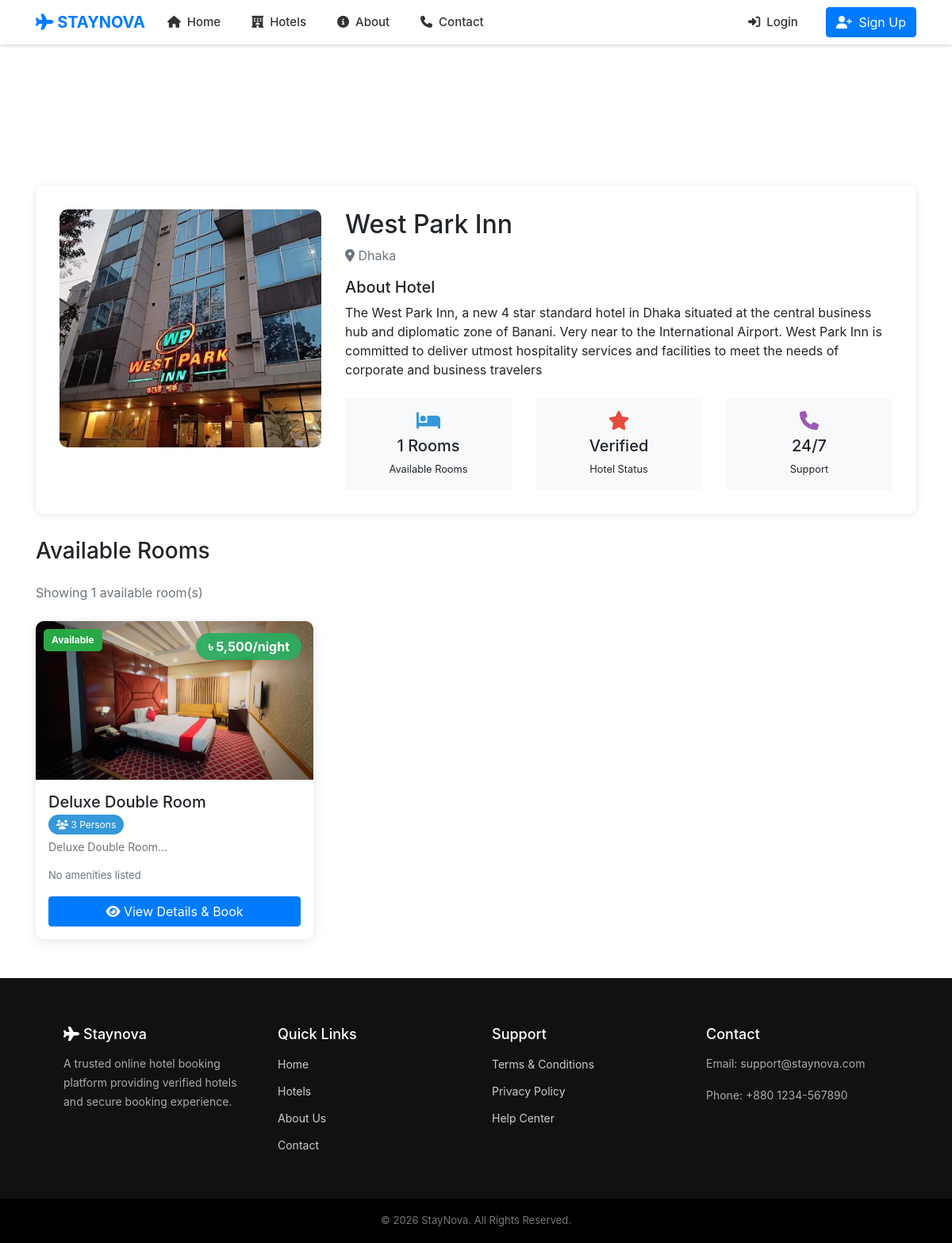
The page /hotel/hotel_details.php?id=21 on the database as committed earlier.
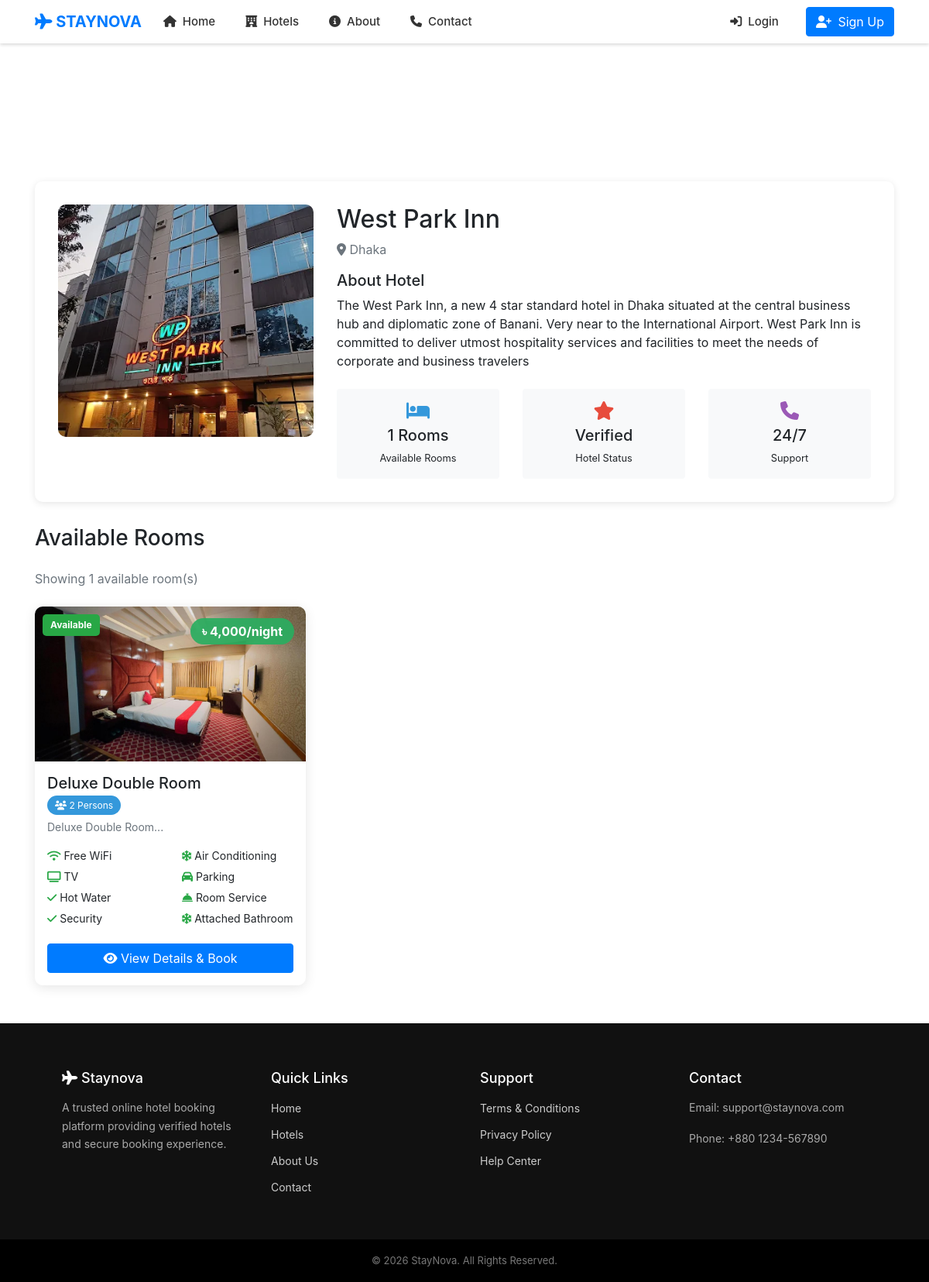
The same page on the database as committed later.
### tables this page shows
CREATE TABLE `rooms` (
  `id` int(11) NOT NULL,
  `hotel_id` int(11) NOT NULL,
  `room_title` varchar(200) NOT NULL,
  `description` text DEFAULT NULL,
  `capacity` int(11) DEFAULT 2,
  `room_count` int(11) DEFAULT 1,
  `price_per_night` decimal(10,2) NOT NULL,
  `discount_price` decimal(10,2) DEFAULT NULL,
  `created_at` timestamp NOT NULL DEFAULT current_timestamp(),
  `is_active` tinyint(1) DEFAULT 1,
  `active` tinyint(1) DEFAULT 1,
  `image` varchar(255) DEFAULT NULL
);

CREATE TABLE `amenities` (
  `id` int(11) NOT NULL,
  `name` varchar(100) NOT NULL,
  `icon` varchar(50) DEFAULT NULL
);

### hotel/hotel_details.php (the view, shortened to what the changed rows need)
<?php
include "../header.php";
$hotel_id = $_GET['id'];
$sql = "SELECT * FROM hotels WHERE id='$hotel_id' AND status='approved'";
$result = mysqli_query($conn, $sql);
$hotel = mysqli_fetch_assoc($result);
$rooms_sql = "SELECT r.*,
              (SELECT image_url FROM room_images WHERE room_id = r.id LIMIT 1) as primary_image
              FROM rooms r
              WHERE r.hotel_id = '$hotel_id'
              AND r.active = 1  --  active room show
              ORDER BY r.discount_price ASC";
$rooms_result = mysqli_query($conn, $rooms_sql);
?>
<!DOCTYPE html>
<html>
<head>
    <link rel="stylesheet" href="https://stackpath.bootstrapcdn.com/bootstrap/4.5.2/css/bootstrap.min.css">
    <link rel="stylesheet" href="https://cdnjs.cloudflare.com/ajax/libs/font-awesome/6.4.0/css/all.min.css">
    <link rel="stylesheet" href="../style.css">
</head>
<body>
<?php include "../header.php"; ?>
<div class="container mt-4">
    <div class="hotel-header">
        <div class="row">
            <div class="col-md-8">
                <h2><?php echo htmlspecialchars($hotel['hotel_name']); ?></h2>
            </div>
        </div>
    </div>
    <?php
    mysqli_data_seek($rooms_result, 0);
    $total_active_rooms = mysqli_num_rows($rooms_result);
    ?>
    <?php if($total_active_rooms > 0): ?>
        <div class="row">
            <?php while($room = mysqli_fetch_assoc($rooms_result)): ?>
                <?php
$amenities_q = mysqli_query($conn, "
    SELECT a.name
    FROM room_amenities ra
    JOIN amenities a ON ra.amenity_id = a.id
    WHERE ra.room_id = '{$room['id']}'
");
?>
            <div class="col-md-4 mb-4">
                <div class="room-card">
                    <div style="position: relative;">
                        <div class="room-status-badge status-available">
                            Available
                        </div>
                        <?php if(!empty($room['primary_image'])): ?>
                            <img src="../uploads/rooms/<?php echo $room['primary_image']; ?>"
                                 class="room-image"
                                 alt="<?php echo htmlspecialchars($room['room_title']); ?>"
                                 onerror="this.src='../assets/img/default-room.jpg'; this.style.padding='40px'; this.style.background='#f8f9fa';">
                        <?php else: ?>
                            <div class="room-image bg-light d-flex align-items-center justify-content-center">
                                <i class="fas fa-bed fa-3x text-muted"></i>
                            </div>
                        <?php endif; ?>
<?php if(!empty($room['discount_price']) && $room['discount_price'] < $room['price_per_night']): ?>
     <div style="position: absolute; top: 15px; right: 15px; background: rgba(39, 174, 96, 0.9); color: white; padding: 5px 15px; border-radius: 20px; font-weight: bold;">
        <span style="text-decoration: line-through; ">
            ৳ <?php echo number_format($room['price_per_night'], ); ?>
        </span>
        <span class=" font-weight-bold ml-2">
            ৳ <?php echo number_format($room['discount_price'], ); ?>/night
        </span>
    </div>
<?php else: ?>
    <div style="position: absolute; top: 15px; right: 15px; background: rgba(39, 174, 96, 0.9); color: white; padding: 5px 15px; border-radius: 20px; font-weight: bold;">
        ৳ <?php echo number_format($room['price_per_night'], ); ?>/night
    </div>
<?php endif; ?>
                    </div>
                    <div class="p-3">
                        <h5><?php echo htmlspecialchars($room['room_title']); ?></h5>
                        <div class="mb-2">
                            <span class="capacity-badge">
                                <i class="fas fa-users"></i> <?php echo $room['capacity']; ?> Persons
                            </span>
                        </div>
                        <?php if(!empty($room['description'])): ?>
                        <p class="text-muted mb-3" style="font-size: 14px;">
                            <?php echo substr(htmlspecialchars($room['description']), 0, 100); ?>...
                        </p>
                        <?php endif; ?>
<?php if(mysqli_num_rows($amenities_q) > 0): ?>
<div class="row mt-2">
    <?php while($am = mysqli_fetch_assoc($amenities_q)):
        $icon = "fa-check";
        if (stripos($am['name'], 'wifi') !== false) $icon = "fa-wifi";
        elseif (stripos($am['name'], 'tv') !== false) $icon = "fa-tv";
        elseif (stripos($am['name'], 'ac') !== false || stripos($am['name'], 'air') !== false) $icon = "fa-snowflake";
        elseif (stripos($am['name'], 'bath') !== false) $icon = "fa-bath";
        elseif (stripos($am['name'], 'parking') !== false) $icon = "fa-car";
        elseif (stripos($am['name'], 'service') !== false) $icon = "fa-concierge-bell";
    ?>
        <div class="col-6">
            <div style="font-size:14px; margin-bottom:6px;">
                <i class="fas <?php echo $icon; ?> text-success"></i>
                <?php echo htmlspecialchars($am['name']); ?>
            </div>
        </div>
    <?php endwhile; ?>
</div>
<?php else: ?>
    <p class="text-muted" style="font-size:13px;">No amenities listed</p>
<?php endif; ?>
                        <div class="mt-3">
                            <a href="room_details.php?room_id=<?php echo $room['id']; ?>&hotel_id=<?php echo $hotel_id; ?>"
                               class="btn btn-primary btn-block">
                                <i class="fas fa-eye"></i> View Details & Book
                            </a>
                        </div>
                    </div>
                </div>
            </div>
            <?php endwhile; ?>
        </div>
    <?php endif; ?>
</div>
<?php include "../footer.php"; ?>
</body>
</html>

Rows that differ between the two databases and show on the page:
changed rooms "Deluxe Double Room": price_per_night "5,500" → "4,000"; capacity "3" → "2"; no longer shows "No amenities listed"
added amenities: name "Free WiFi"
added amenities: name "Air Conditioning"
added amenities: name "TV"
added amenities: name "Parking"
added amenities: name "Hot Water"
added amenities: name "Room Service"
added amenities: name "Security"
added amenities: name "Attached Bathroom"
